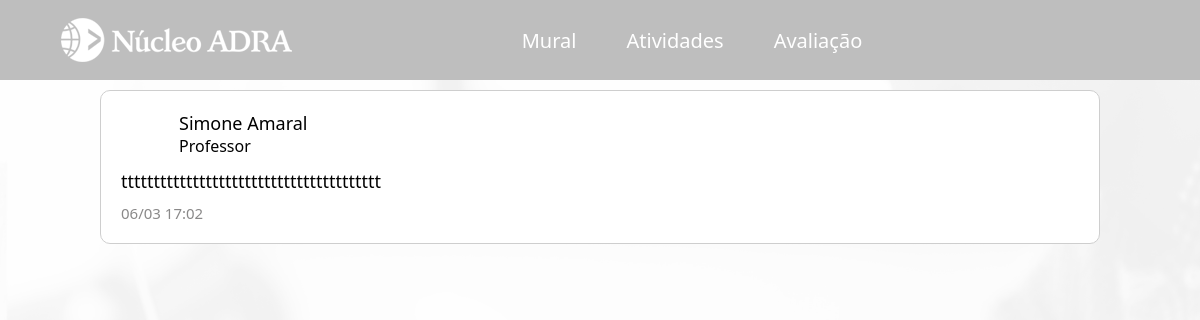
Screenshot of /portal/professor/post.php?p=38&c=4&i=4&t=3 (signed in) with the database file from the repository.
### tables this page shows
CREATE TABLE IF NOT EXISTS `post` (
  `id` int NOT NULL AUTO_INCREMENT,
  `aluno_id` int NOT NULL,
  `nome` varchar(45) DEFAULT NULL,
  `sobrenome` varchar(30) NOT NULL,
  `cargo` varchar(45) DEFAULT NULL,
  `conteudo` text,
  `anexo` varchar(200) DEFAULT NULL,
  `horario` varchar(50) DEFAULT NULL,
  `turma` int NOT NULL,
  PRIMARY KEY (`id`)
);

### portal/professor/post.php (the view, shortened to what this page needs)
<?php
    require_once "../../util/config.php";
    $idCurso = $_GET['c'];
    $idAluno = $_GET['i'];
    $idPost = $_GET['p'];
    $sql = "SELECT * FROM post";
    $result = mysqli_query($link, $sql);
    while($row = mysqli_fetch_array($result)){
        if($row['id'] == $idPost){
            $nomePost = $row['nome'];
            $sobrenomePost = $row['sobrenome'];
            $cargoPost = $row['cargo'];
            $conteudoPost = $row['conteudo'];
            $horarioPost = $row['horario'];
        }
    }
?>
<!DOCTYPE html>
<html lang="en">
<head>
    <link rel="stylesheet" href="../../css/mural.css">
</head>
<body>
<header>
        <main>
            <div class="cabecalho-conteudo">
                <a href="curso.php?i=<?php echo $idAluno; ?>">
                <div id="logo" class="opcoes-nav">
                    <img src="../imagens/nucleo-adra-branco-232x48.png" alt="logo-adra">
                </div>
                </a>
                <div class="opcoes-nav">
                <a href="mural.php?c=<?php echo $idCurso ?>&i=<?php echo $idAluno; ?>">
                    <div class="opcao-nav">
                        <div class="mural-texto">
                            Mural
                        </div>
                    </div>
                </a>
                <a href="atividade.php?c=<?php echo $idCurso ?>&i=<?php echo $idAluno; ?>">
                <div class="opcao-nav">
                    <div class="atividades">
                        Atividades
                    </div>
                </div>
                </a>
                <a href="avaliacao.php?c=<?php echo $idCurso ?>&i=<?php echo $idAluno; ?>">
                    <div class="opcao-nav">
                        <div class="notas-texto">
                            Avaliação
                        </div>
                    </div>
                </a>
                </div>
                <a href="usuario.php?i=<?php echo $idAluno; ?>">
                    <div id="perfil" class="opcoes-nav">
                    </div>
                </a>
            </div>
        </main>
    </header>
    <div class="container">
        <div class="container-geral">
    <div class="post">
        <div class="post-alinhamento">
            <div class="cabecalho">
                <div class="foto-aluno">
                    <img src="../../imagens/perfil-branco.png" alt="">
                </div>
                <div class="container-nome">
                    <div class="nome-aluno">
                        <?php echo $nomePost ?>
                        <?php echo $sobrenomePost ?>
                    </div>
                    <div class="tipo-aluno">
                    <?php echo $cargoPost ?>
                    </div>
                </div>
            </div>
            <div class="conteudo-post">
                <p><?php echo $conteudoPost ?></p>
            </div>
            <div class="data">
                <?php echo $horarioPost ?>
            </div>
        </div>
        </div>
        </div>
    </div>
</body>

### css/mural.css (style rules this page uses)
* { padding: 0; margin: 0; box-sizing: border-box; font-family:'Segoe UI', Tahoma, Geneva, Verdana, sans-serif; }
body { background: url("../imagens/Professor-icone-branco.png") no-repeat center center fixed; background-size: cover; -webkit-background-size: cover; -moz-background-size: cover; -o-background-size: cover; }
header { height: 10vh; background-color: #bebebe; display: flex; align-items: center; justify-content: center; }
main div { color: white; font-size: 20px; display: flex; justify-content: space-between; align-items: center; }
.cabecalho-conteudo { margin: 0 auto; padding: 0; display: flex; width: 90vw; height: 48px; justify-content: space-between; align-items: center; }
.opcoes-nav { display: flex; gap: 50px; height: 10vh; }
.opcao-nav { height: 10vh; }
main a { text-decoration: none; }
#logo { cursor: pointer; }
#perfil { cursor: pointer; width: 48px; height: 48px; }
.container { display: flex; flex-direction: column; align-items: center; }
.container-geral { width: 1000px; }
p { margin: 10px 0; font-size: 18px; }
.post { margin: 10px 0; background-color: white; border: 1px solid rgb(206, 206, 206); padding: 20px; border-radius: 10px; width: 1000px; }
.foto-aluno { width: 48px; height: 48px; display: flex; align-items: center; justify-content: center; }
.foto-aluno img { border-radius: 50px; width: 48px; height: 48px; }
.nome-aluno { font-size: 18px; font-weight: 500; color: #000000; }
.conteudo-post { word-wrap: break-word; margin: 10px 0; }
.data { color:#8a8989; font-size: 15px;; }
.container-nome { width: 870px; }
.cabecalho { display: flex; gap: 10px; }

### rows the page displays
post: nome "Simone", sobrenome "Amaral", cargo "Professor", conteudo "tttttttttttttttttttttttttttttttttttttttt", horario "06/03 17:02"
